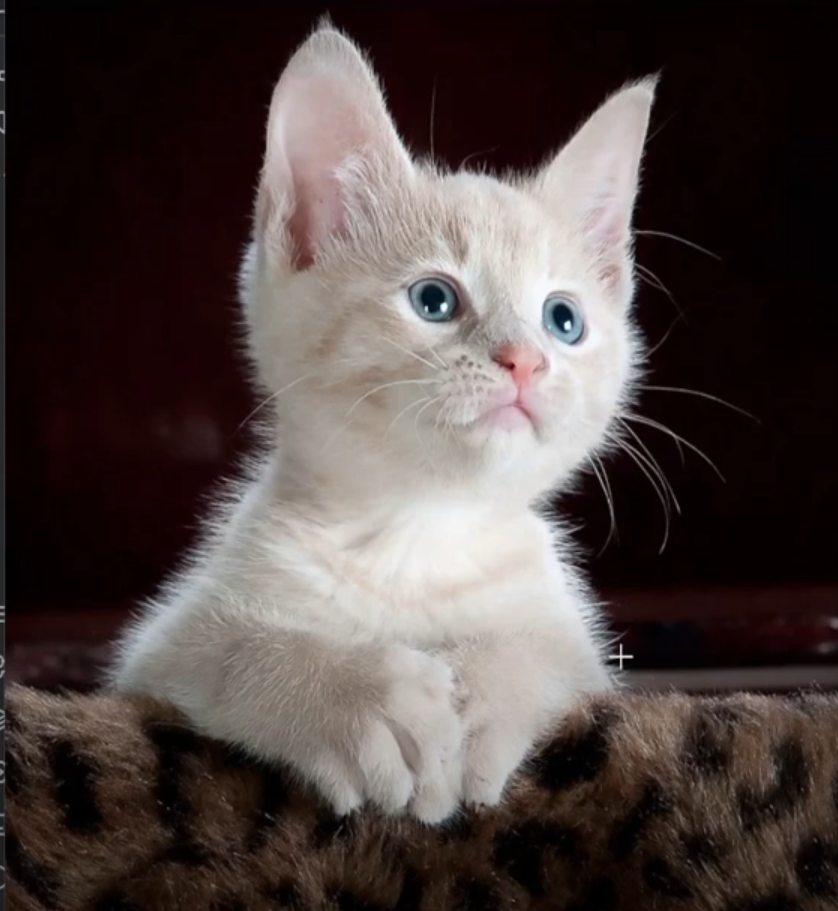
#> input picture OpenCV/Herramientas Matemáticas/Gato.png, 838 x 911 px
$ python convolucion.py
#> lines starting #> are read from the running program, lines starting #| are printed output that depends on the picture
import cv2 as cv
import matplotlib.pyplot as plt
import numpy as np

def convolucion(im, kernel):

    plt.figure()
    plt.subplot(1,2,1)
    plt.imshow(im)

    plt.subplot(1,2,2)
    im_conv = cv.filter2D(im, -1, kernel)
    plt.imshow(im_conv)

    plt.show()

if __name__ == '__main__':
    im = cv.imread("Gato.png")
#> im is the input picture: shape (911, 838, 3); mean B, G, R 66, 68.1, 78.8
    im = cv.cvtColor(im,cv.COLOR_BGR2RGB)

    kernel1 = np.ones((100,100), np.float32) / (100*100)
    convolucion(im, kernel1)
#> in convolucion, `im_conv = cv.filter2D(im, -1, kernel)`:
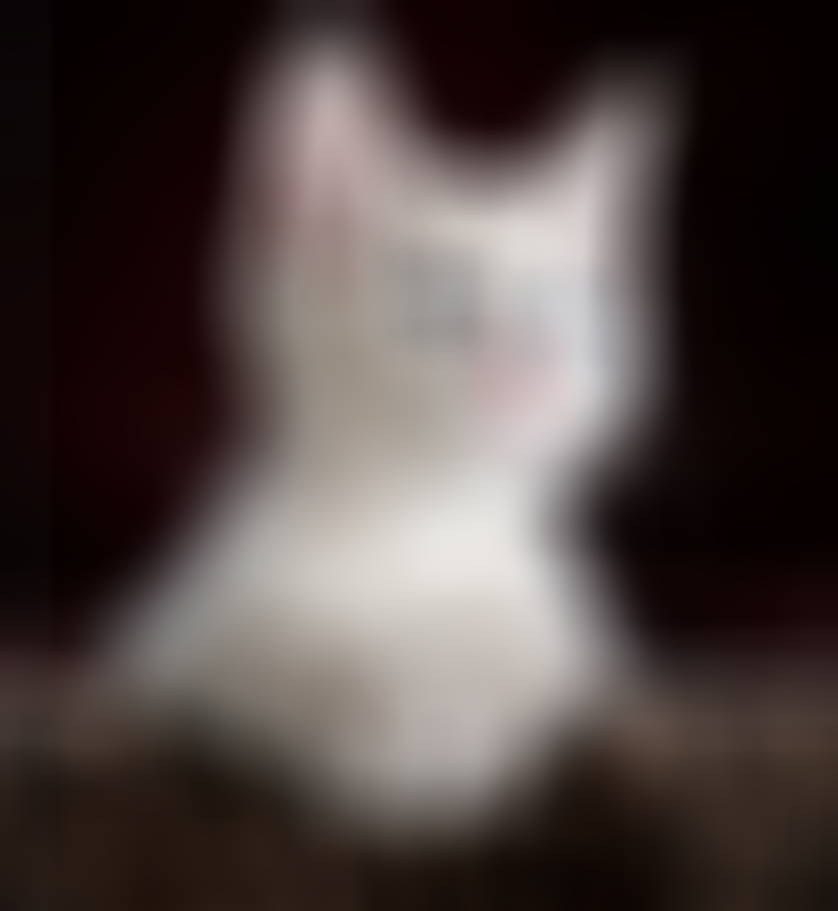
#> im_conv: shape (911, 838, 3); mean R, G, B 78.8, 68.1, 66
#> in convolucion, `plt.show()`:
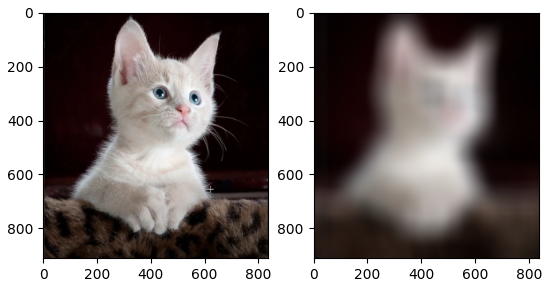
#> figure drawn by matplotlib, 2 panels

    kernel2 = np.array([[1, 2, 1],
                        [0, 0, 0],
                        [-1, -2, -1]], np.float32)
    convolucion(im, kernel2)
#> in convolucion (call 2), `im_conv = cv.filter2D(im, -1, kernel)`:
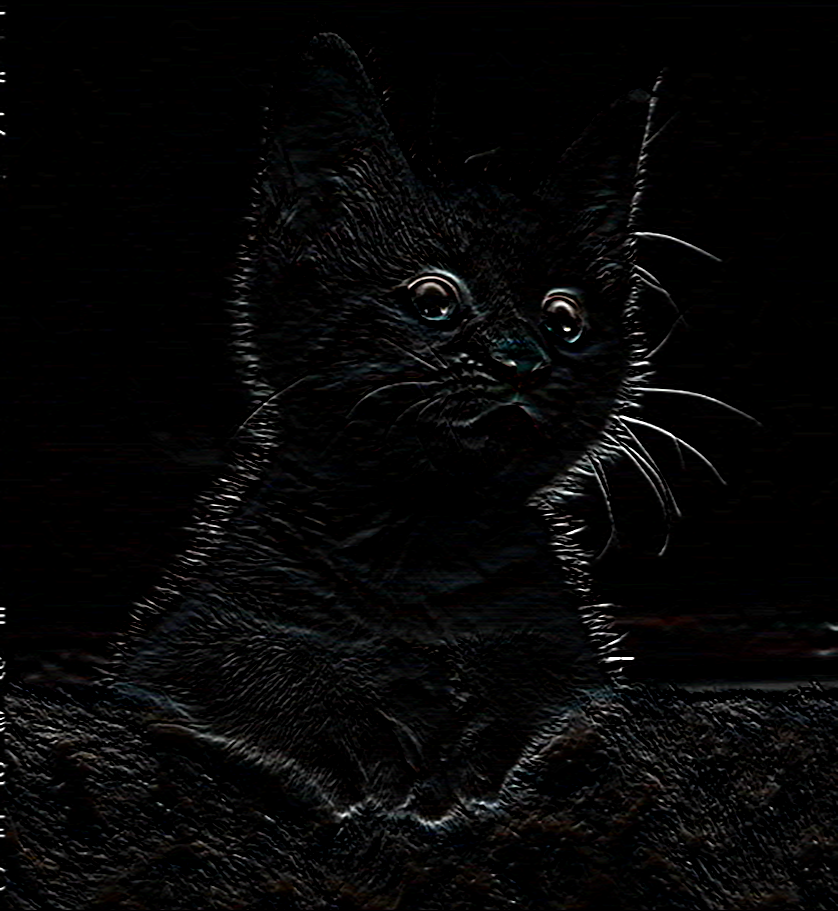
#> im_conv: shape (911, 838, 3); mean R, G, B 6.7, 6.6, 6.7
#> in convolucion (call 2), `plt.show()`:
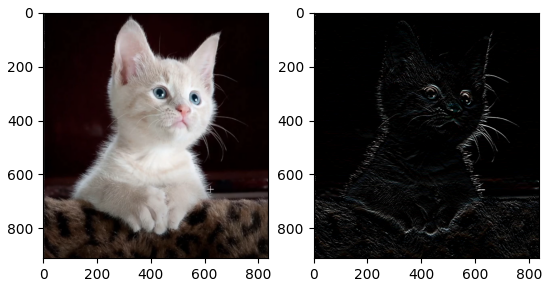
#> figure drawn by matplotlib, 2 panels

    kernel3 = np.array([[1, 0, -1],
                        [2, 0, -2],
                        [1, 0, -1]], np.float32)
    convolucion(im, kernel3)
#> in convolucion (call 3), `im_conv = cv.filter2D(im, -1, kernel)`:
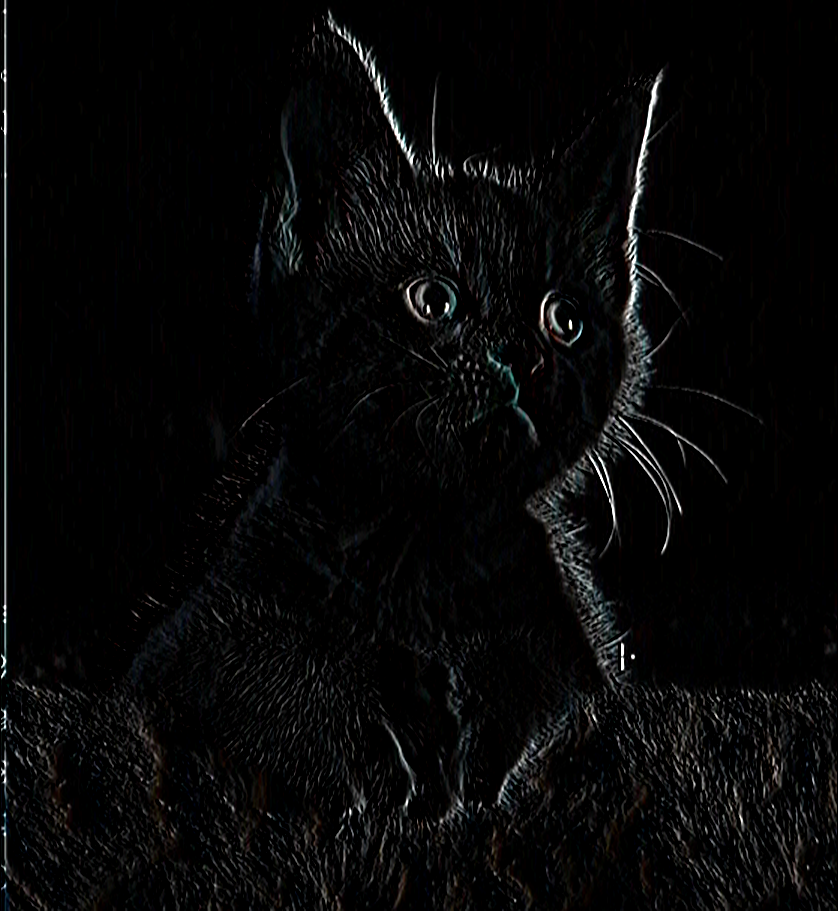
#> im_conv: shape (911, 838, 3); mean R, G, B 7.3, 7.4, 7.5

$ run again, with OpenCV/Herramientas Matemáticas/Figuras.png copied over OpenCV/Herramientas Matemáticas/Gato.png
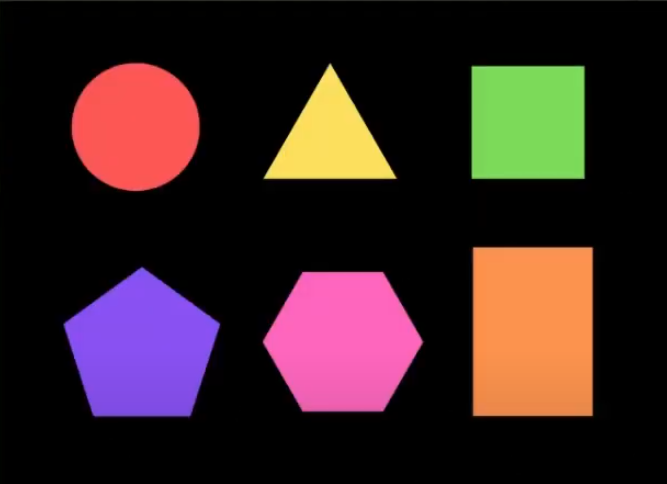
#> input picture OpenCV/Herramientas Matemáticas/Figuras.png, 667 x 484 px
#> im is the input picture: shape (484, 667, 3); mean B, G, R 35.9, 35.9, 56.6
#> in convolucion, `im_conv = cv.filter2D(im, -1, kernel)`:
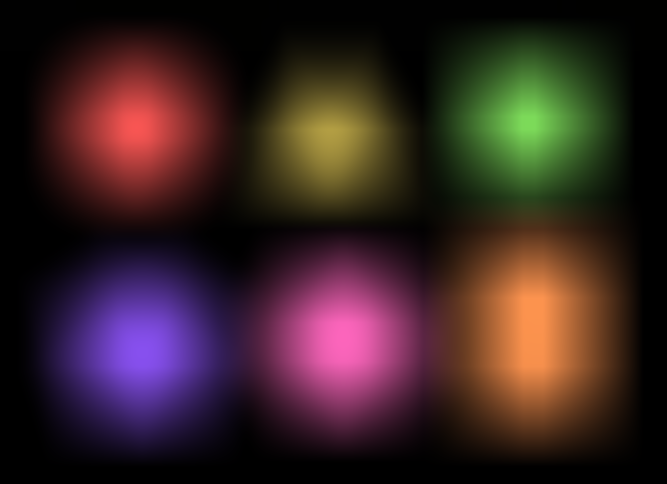
#> im_conv: shape (484, 667, 3); mean R, G, B 56.5, 35.8, 35.9
#> in convolucion (call 3), `im_conv = cv.filter2D(im, -1, kernel)`:
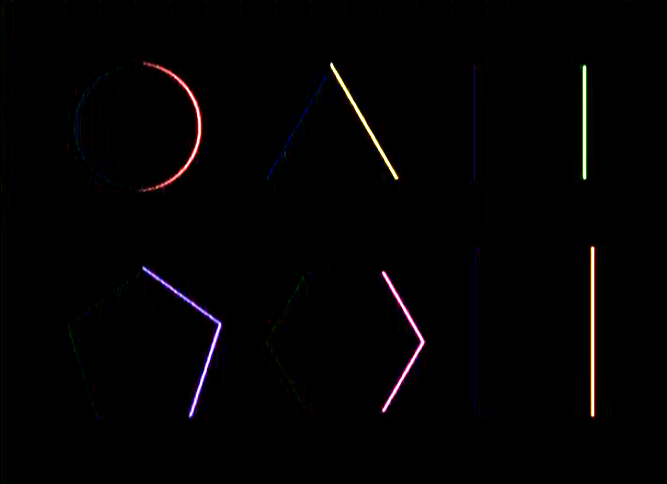
#> im_conv: shape (484, 667, 3); mean R, G, B 3.2, 2.3, 2.6

$ run again, with OpenCV/Herramientas Matemáticas/entorno.png copied over OpenCV/Herramientas Matemáticas/Gato.png
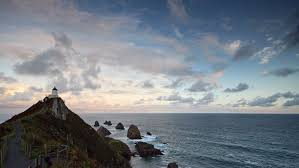
#> input picture OpenCV/Herramientas Matemáticas/entorno.png, 299 x 168 px
#> im is the input picture: shape (168, 299, 3); mean B, G, R 133.1, 125.1, 117.7
#> in convolucion (call 2), `plt.show()`:
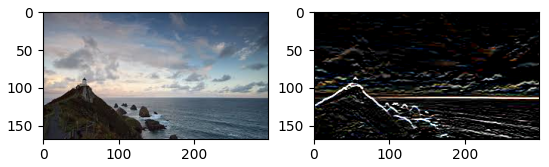
#> figure drawn by matplotlib, 2 panels
#> in convolucion (call 3), `im_conv = cv.filter2D(im, -1, kernel)`:
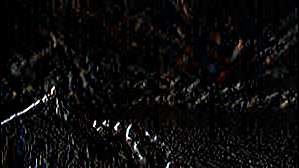
#> im_conv: shape (168, 299, 3); mean R, G, B 11.4, 10.6, 10.5
